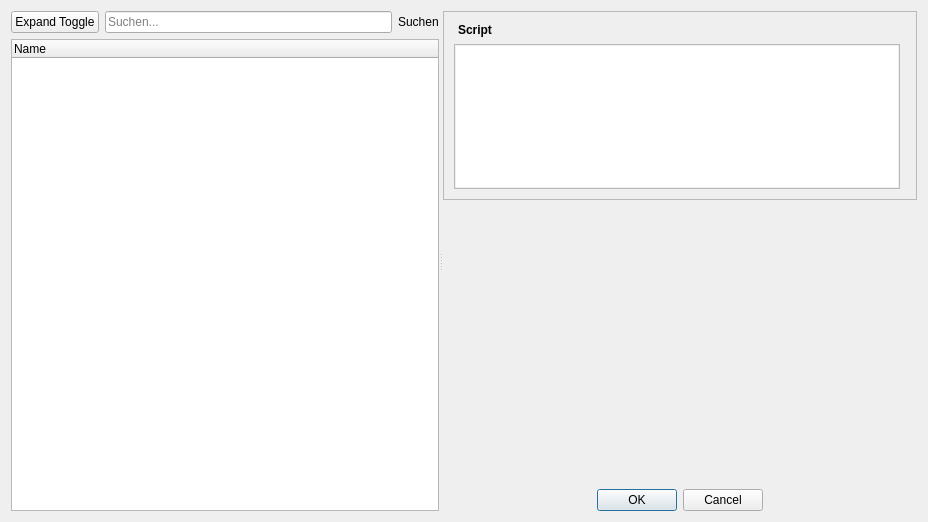
<?xml version="1.0" encoding="UTF-8"?>
<ui version="4.0">
 <class>Dialog</class>
 <widget class="QDialog" name="Dialog">
  <property name="windowModality">
   <enum>Qt::ApplicationModal</enum>
  </property>
  <property name="geometry">
   <rect>
    <x>0</x>
    <y>0</y>
    <width>928</width>
    <height>522</height>
   </rect>
  </property>
  <property name="windowTitle">
   <string>Sephrasto - Script erstellen...</string>
  </property>
  <layout class="QGridLayout" name="gridLayout_2">
   <item row="0" column="0">
    <widget class="QSplitter" name="splitter">
     <property name="orientation">
      <enum>Qt::Horizontal</enum>
     </property>
     <widget class="QWidget" name="verticalLayout_2" native="true">
      <property name="sizePolicy">
       <sizepolicy hsizetype="Preferred" vsizetype="Preferred">
        <horstretch>0</horstretch>
        <verstretch>0</verstretch>
       </sizepolicy>
      </property>
      <layout class="QVBoxLayout" name="verticalLayout2">
       <item>
        <layout class="QHBoxLayout" name="filterLayout">
         <item>
          <widget class="QPushButton" name="buttonExpandToggle">
           <property name="text">
            <string>Expand Toggle</string>
           </property>
           <property name="class" stdset="0">
            <string>icon</string>
           </property>
          </widget>
         </item>
         <item>
          <widget class="QLineEdit" name="nameFilterEdit">
           <property name="placeholderText">
            <string>Suchen...</string>
           </property>
           <property name="clearButtonEnabled">
            <bool>true</bool>
           </property>
          </widget>
         </item>
         <item>
          <widget class="QLabel" name="labelFilter">
           <property name="text">
            <string>Suchen</string>
           </property>
           <property name="class" stdset="0">
            <string>icon</string>
           </property>
          </widget>
         </item>
        </layout>
       </item>
       <item>
        <widget class="QTreeWidget" name="treeScripts">
         <property name="sizePolicy">
          <sizepolicy hsizetype="Expanding" vsizetype="Expanding">
           <horstretch>0</horstretch>
           <verstretch>0</verstretch>
          </sizepolicy>
         </property>
         <property name="editTriggers">
          <set>QAbstractItemView::NoEditTriggers</set>
         </property>
         <property name="showDropIndicator" stdset="0">
          <bool>false</bool>
         </property>
         <property name="alternatingRowColors">
          <bool>true</bool>
         </property>
         <property name="sortingEnabled">
          <bool>false</bool>
         </property>
         <property name="allColumnsShowFocus">
          <bool>true</bool>
         </property>
         <attribute name="headerVisible">
          <bool>true</bool>
         </attribute>
         <attribute name="headerCascadingSectionResizes">
          <bool>false</bool>
         </attribute>
         <attribute name="headerDefaultSectionSize">
          <number>150</number>
         </attribute>
         <attribute name="headerStretchLastSection">
          <bool>true</bool>
         </attribute>
         <column>
          <property name="text">
           <string>Name</string>
          </property>
         </column>
        </widget>
       </item>
      </layout>
     </widget>
     <widget class="QWidget" name="layoutWidget">
      <layout class="QVBoxLayout" name="verticalLayout" stretch="2,0,3,0">
       <property name="sizeConstraint">
        <enum>QLayout::SetDefaultConstraint</enum>
       </property>
       <item>
        <widget class="QScrollArea" name="scrollArea">
         <property name="minimumSize">
          <size>
           <width>220</width>
           <height>0</height>
          </size>
         </property>
         <property name="font">
          <font>
           <weight>50</weight>
           <bold>false</bold>
          </font>
         </property>
         <property name="styleSheet">
          <string notr="true">padding: 1px</string>
         </property>
         <property name="frameShape">
          <enum>QFrame::StyledPanel</enum>
         </property>
         <property name="widgetResizable">
          <bool>true</bool>
         </property>
         <widget class="QWidget" name="scrollAreaWidgetContents">
          <property name="geometry">
           <rect>
            <x>0</x>
            <y>0</y>
            <width>424</width>
            <height>175</height>
           </rect>
          </property>
          <layout class="QGridLayout" name="gridLayout">
           <item row="3" column="0">
            <layout class="QFormLayout" name="layoutParameter">
             <property name="verticalSpacing">
              <number>14</number>
             </property>
            </layout>
           </item>
           <item row="0" column="0" colspan="2">
            <widget class="QLabel" name="lblName">
             <property name="font">
              <font>
               <weight>75</weight>
               <bold>true</bold>
              </font>
             </property>
             <property name="text">
              <string>Script</string>
             </property>
             <property name="class" stdset="0">
              <string>h4</string>
             </property>
            </widget>
           </item>
           <item row="2" column="0">
            <widget class="QTextBrowser" name="teBeschreibung"/>
           </item>
           <item row="7" column="0">
            <spacer name="verticalSpacer">
             <property name="orientation">
              <enum>Qt::Vertical</enum>
             </property>
             <property name="sizeHint" stdset="0">
              <size>
               <width>20</width>
               <height>0</height>
              </size>
             </property>
            </spacer>
           </item>
          </layout>
         </widget>
        </widget>
       </item>
       <item>
        <layout class="QHBoxLayout" name="insertButtonLayout"/>
       </item>
       <item>
        <layout class="QHBoxLayout" name="codeLayout"/>
       </item>
       <item>
        <widget class="QDialogButtonBox" name="buttonBox">
         <property name="orientation">
          <enum>Qt::Horizontal</enum>
         </property>
         <property name="standardButtons">
          <set>QDialogButtonBox::Cancel|QDialogButtonBox::Ok</set>
         </property>
         <property name="centerButtons">
          <bool>true</bool>
         </property>
        </widget>
       </item>
      </layout>
     </widget>
    </widget>
   </item>
  </layout>
 </widget>
 <tabstops>
  <tabstop>buttonExpandToggle</tabstop>
  <tabstop>nameFilterEdit</tabstop>
  <tabstop>treeScripts</tabstop>
  <tabstop>scrollArea</tabstop>
 </tabstops>
 <resources/>
 <connections>
  <connection>
   <sender>buttonBox</sender>
   <signal>accepted()</signal>
   <receiver>Dialog</receiver>
   <slot>accept()</slot>
   <hints>
    <hint type="sourcelabel">
     <x>248</x>
     <y>254</y>
    </hint>
    <hint type="destinationlabel">
     <x>157</x>
     <y>274</y>
    </hint>
   </hints>
  </connection>
  <connection>
   <sender>buttonBox</sender>
   <signal>rejected()</signal>
   <receiver>Dialog</receiver>
   <slot>reject()</slot>
   <hints>
    <hint type="sourcelabel">
     <x>316</x>
     <y>260</y>
    </hint>
    <hint type="destinationlabel">
     <x>286</x>
     <y>274</y>
    </hint>
   </hints>
  </connection>
 </connections>
</ui>
